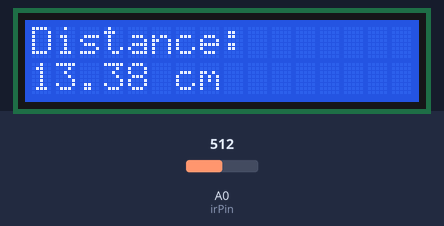
Simulated run of this sketch. Board: Arduino Uno, built with avr-gcc and run on an emulated ATmega328P. Parts: 16×2 character LCD. The test bench sets the inputs (shaded band); at power-on: A0 (irPin) = 512.

Above: at 3.2 s.
3.3 s: A0 (irPin) set to 716
At 3.9 s:
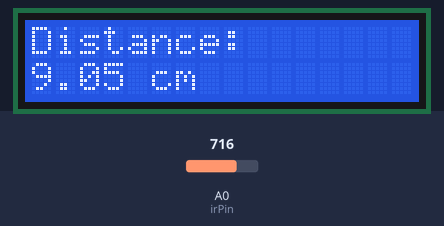
5.0 s: A0 (irPin) set to 900
At 5.5 s:
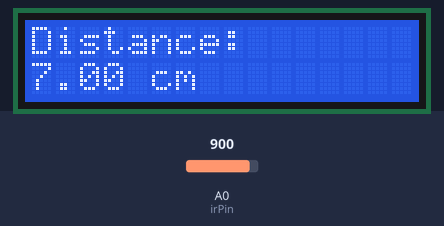
6.5 s: A0 (irPin) set to 1023
At 7.0 s:
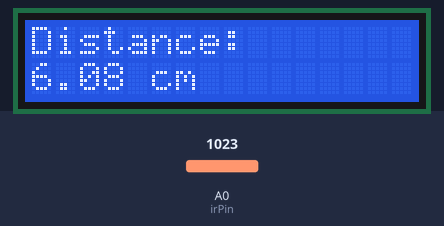
Timing chart, 0 to 9.5 s (numbered marks = the images above; inputs shaded):
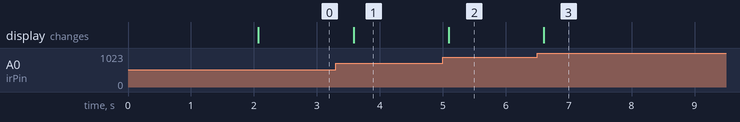

The sketch:

IR_sensor_-_distance.ino
```cpp
#include <LiquidCrystal.h>

// LCD pin connections: (RS, E, D4, D5, D6, D7)
LiquidCrystal lcd(7, 6, 5, 4, 3, 2);

const int irPin = A0;  // IR sensor connected to analog pin A0
int sensorValue;
float voltage;
float distance;  // in cm (approx)

void setup() {
  lcd.begin(16, 2);
  lcd.setCursor(0, 0);
  lcd.print("IR Distance");
  delay(2000);
  lcd.clear();
}

void loop() {
  // Read analog value
  sensorValue = analogRead(irPin);
  voltage = sensorValue * (5.0 / 1023.0);

  // Convert voltage to distance (approx, depends on sensor model!)
  // For Sharp GP2Y0A21 / MH-Sensor IR type:
  if (voltage > 0.4) {
    distance = 27.86 / (voltage - 0.42);  // empirical formula
  } else {
    distance = 80; // out of range
  }

  // Display result
  lcd.setCursor(0, 0);
  lcd.print("Distance:     ");
  lcd.setCursor(0, 1);
  lcd.print(distance);
  lcd.print(" cm   ");

  delay(500);
}
```

Measured:
- after the input at 3.3 s, the display: changes after 0.28 s (image 1)
- after the input at 5.0 s, the display: changes after 0.09 s (image 2)
- after the input at 6.5 s, the display: changes after 0.11 s (image 3)
